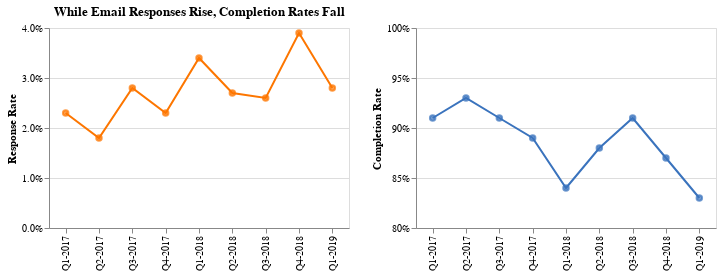

Source (notebook cell):
### Code cell
import altair as alt
import pandas as pd

data = [{"Date":"Q1-2017","Completion Rate":0.91,"Response Rate":0.023},
        {"Date":"Q2-2017","Completion Rate":0.93,"Response Rate":0.018},
        {"Date":"Q3-2017","Completion Rate":0.91,"Response Rate":0.028},
        {"Date":"Q4-2017","Completion Rate":0.89,"Response Rate":0.023},
        {"Date":"Q1-2018","Completion Rate":0.84,"Response Rate":0.034},
        {"Date":"Q2-2018","Completion Rate":0.88,"Response Rate":0.027},
        {"Date":"Q3-2018","Completion Rate":0.91,"Response Rate":0.026},
        {"Date":"Q4-2018","Completion Rate":0.87,"Response Rate":0.039},
        {"Date":"Q1-2019","Completion Rate":0.83,"Response Rate":0.028}] 

emailData = pd.DataFrame(data)

base = alt.Chart(emailData).encode(
    alt.X(field = "Date", type = "ordinal", title = "",
          sort=['Q1-2017', 'Q2-2017', 'Q3-2017', 'Q4-2017', 'Q1-2018', 'Q2-2018', 'Q3-2018', 'Q4-2018', 'Q1-2019'])
).properties(width = 300, height = 200)

completionLine = base.mark_line().encode(
    alt.Y(field = "Completion Rate", type = "quantitative", axis = alt.Axis(format='.0%'), scale=alt.Scale(domain=[0.8,1])),
    color = alt.value('#3a73bd'))
completionPoint = base.mark_point().encode(
    alt.Y(field = "Completion Rate", type = "quantitative", axis = alt.Axis(format='.0%'), scale=alt.Scale(domain=[0.8,1])),
    fill = alt.value('#3a73bd'),
    color = alt.value('#3a73bd')
)

completionChart = completionLine + completionPoint

responseLine = base.mark_line().encode(
    alt.Y(field = "Response Rate", type = "quantitative", axis = alt.Axis(format='.1%'), scale=alt.Scale(domain=[0,0.04])),
    color = alt.value('#fd7600')).properties(
        title = alt.Title("While Email Responses Rise, Completion Rates Fall", align='center')
    )
responsePoint = base.mark_point().encode(
    alt.Y(field = "Response Rate", type = "quantitative", axis = alt.Axis(format='.1%'), scale=alt.Scale(domain=[0,0.04])),
    fill = alt.value('#fd7600'),
    color = alt.value('#fd7600'))

responseChart = responseLine + responsePoint
responseChart | completionChart

### Figure 1 — Vega-Lite specification as saved in the notebook (floating-point values rounded to 4 significant figures)
{"config": {"view": {"continuousWidth": 300, "continuousHeight": 300}}, "hconcat": [{"layer": [{"mark": {"type": "line"}, "encoding": {"color": {"value": "#fd7600"}, "x": {"field": "Date", "sort": ["Q1-2017", "Q2-2017", "Q3-2017", "Q4-2017", "Q1-2018", "Q2-2018", "Q3-2018", "Q4-2018", "Q1-2019"], "title": "", "type": "ordinal"}, "y": {"axis": {"format": ".1%"}, "field": "Response Rate", "scale": {"domain": [0, 0.04]}, "type": "quantitative"}}, "title": {"text": "While Email Responses Rise, Completion Rates Fall", "align": "center"}}, {"mark": {"type": "point"}, "encoding": {"color": {"value": "#fd7600"}, "fill": {"value": "#fd7600"}, "x": {"field": "Date", "sort": ["Q1-2017", "Q2-2017", "Q3-2017", "Q4-2017", "Q1-2018", "Q2-2018", "Q3-2018", "Q4-2018", "Q1-2019"], "title": "", "type": "ordinal"}, "y": {"axis": {"format": ".1%"}, "field": "Response Rate", "scale": {"domain": [0, 0.04]}, "type": "quantitative"}}}], "height": 200, "width": 300}, {"layer": [{"mark": {"type": "line"}, "encoding": {"color": {"value": "#3a73bd"}, "x": {"field": "Date", "sort": ["Q1-2017", "Q2-2017", "Q3-2017", "Q4-2017", "Q1-2018", "Q2-2018", "Q3-2018", "Q4-2018", "Q1-2019"], "title": "", "type": "ordinal"}, "y": {"axis": {"format": ".0%"}, "field": "Completion Rate", "scale": {"domain": [0.8, 1]}, "type": "quantitative"}}}, {"mark": {"type": "point"}, "encoding": {"color": {"value": "#3a73bd"}, "fill": {"value": "#3a73bd"}, "x": {"field": "Date", "sort": ["Q1-2017", "Q2-2017", "Q3-2017", "Q4-2017", "Q1-2018", "Q2-2018", "Q3-2018", "Q4-2018", "Q1-2019"], "title": "", "type": "ordinal"}, "y": {"axis": {"format": ".0%"}, "field": "Completion Rate", "scale": {"domain": [0.8, 1]}, "type": "quantitative"}}}], "height": 200, "width": 300}], "data": {"name": "data-2efe3f07aaf30bae218fe6caa77dcfff"}, "$schema": "https://vega.github.io/schema/vega-lite/v5.16.3.json", "datasets": {"data-2efe3f07aaf30bae218fe6caa77dcfff": [{"Date": "Q1-2017", "Completion Rate": 0.91, "Response Rate": 0.023}, {"Date": "Q2-2017", "Completion Rate": 0.93, "Response Rate": 0.018}, {"Date": "Q3-2017", "Completion Rate": 0.91, "Response Rate": 0.028}, {"Date": "Q4-2017", "Completion Rate": 0.89, "Response Rate": 0.023}, {"Date": "Q1-2018", "Completion Rate": 0.84, "Response Rate": 0.034}, {"Date": "Q2-2018", "Completion Rate": 0.88, "Response Rate": 0.027}, {"Date": "Q3-2018", "Completion Rate": 0.91, "Response Rate": 0.026}, {"Date": "Q4-2018", "Completion Rate": 0.87, "Response Rate": 0.039}, {"Date": "Q1-2019", "Completion Rate": 0.83, "Response Rate": 0.028}]}}
